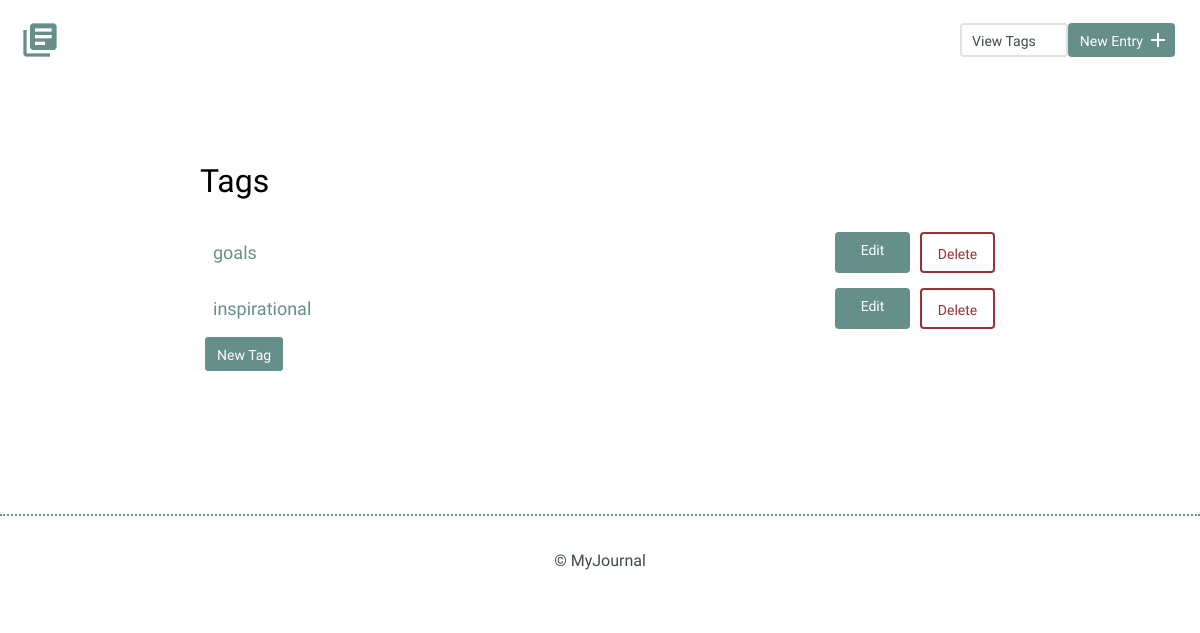
The app's page /tag.php, older data.
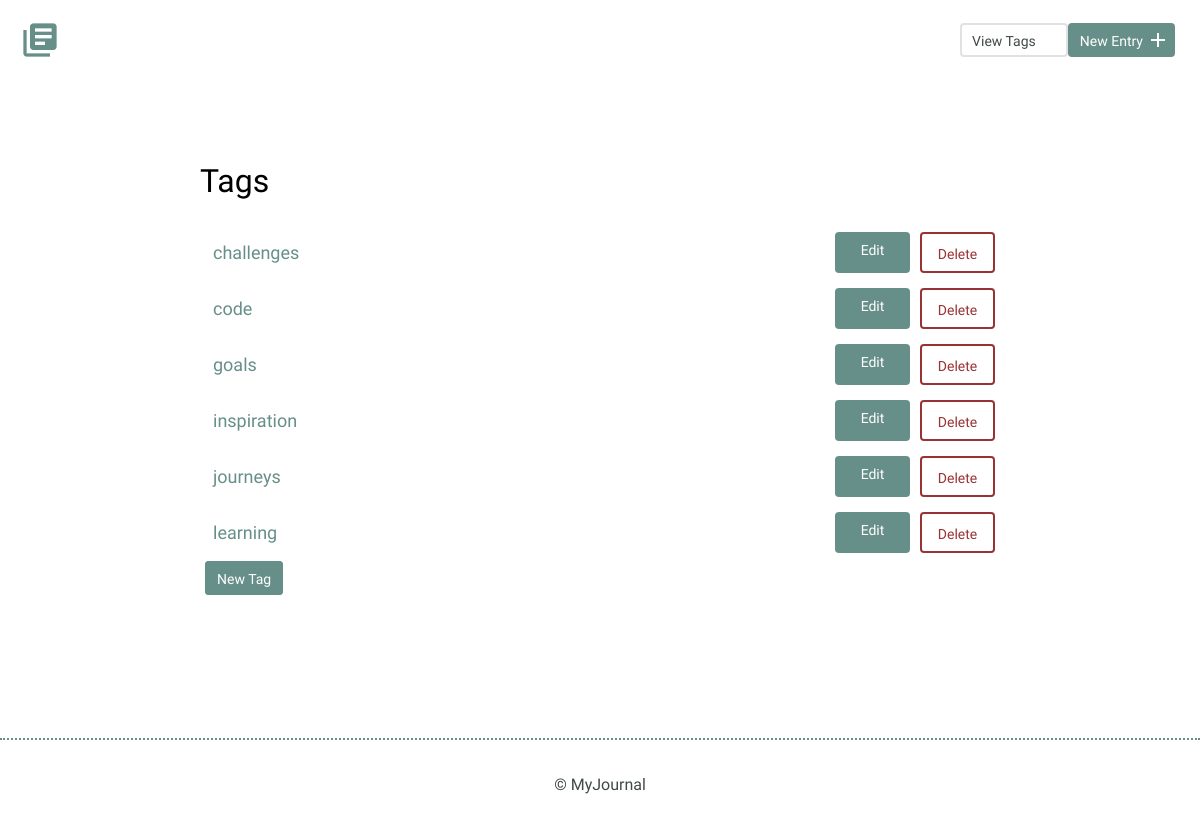
The same page, newer data.
### tables this page shows
CREATE TABLE "tags" (
	"id"	INTEGER PRIMARY KEY AUTOINCREMENT UNIQUE,
	"title"	TEXT NOT NULL UNIQUE
);

### inc/connection.php (called while the page is built)
<?php
try {
  $db = new PDO('sqlite:' . __DIR__ . '/journal.db');
  $db->setAttribute(PDO::ATTR_ERRMODE, PDO::ERRMODE_EXCEPTION);
  return $db;
} catch (Exception $ex) {
  echo $ex->get_message();
  die();
}

### inc/functions.php (called while the page is built, shortened)
<?php
function get_tags() {
  include('connection.php');
  try {
    $results = $db->query('SELECT * FROM tags ORDER BY title ASC');
  } catch(Exception $ex) {
    echo $ex->get_message();
    return false;
  }
  return $results->fetchAll(PDO::FETCH_ASSOC);
}

### tag.php (the view, shortened to what this page needs)
<?php
include('inc/functions.php');
$edit = isset($_GET['edit']);
$id = isset($_GET['edit']) ? filter_input(INPUT_GET, 'edit',FILTER_SANITIZE_NUMBER_INT) : "";
include('inc/header.php');
$tags = get_tags();
?>
<section>
  <div class="container">
    <div class="edit-tag">
      <h2>Tags</h2>
      <?php
      echo '<ul class="tag-list">';
      foreach ($tags as $tag) {
        echo '<li><form action="tag.php" method="post" >';
        if ($edit && $id === $tag['id']) {
          echo '<input type="text" value="' . $tag['title'] . '" name="title" />';
          echo '<input value="Update" class="button" type="submit" />';
        } else {
          echo '<a href="index.php?tag=' . $tag['title'] . '" >' . $tag['title'] . '</a>';
          echo '<a class="button" href="tag.php?edit=' . $tag['id']  . '" >Edit</a>';
        }
        echo '<input type="submit" class="button button-warning" name="delete" value="Delete" />';
        echo '</form></li>';
      }
      echo '</ul>';
      echo '<a class="button" href="tag.php?edit=new" >New Tag</a>';
      ?>
    </div>
  </div>
</section>
<?php
include('inc/footer.php');
?>

Row changes from the older to the newer data that the page shows:
added tags: title "challenges"
added tags: title "code"
changed tags: title "inspirational" → "inspiration"
added tags: title "journeys"
added tags: title "learning"
